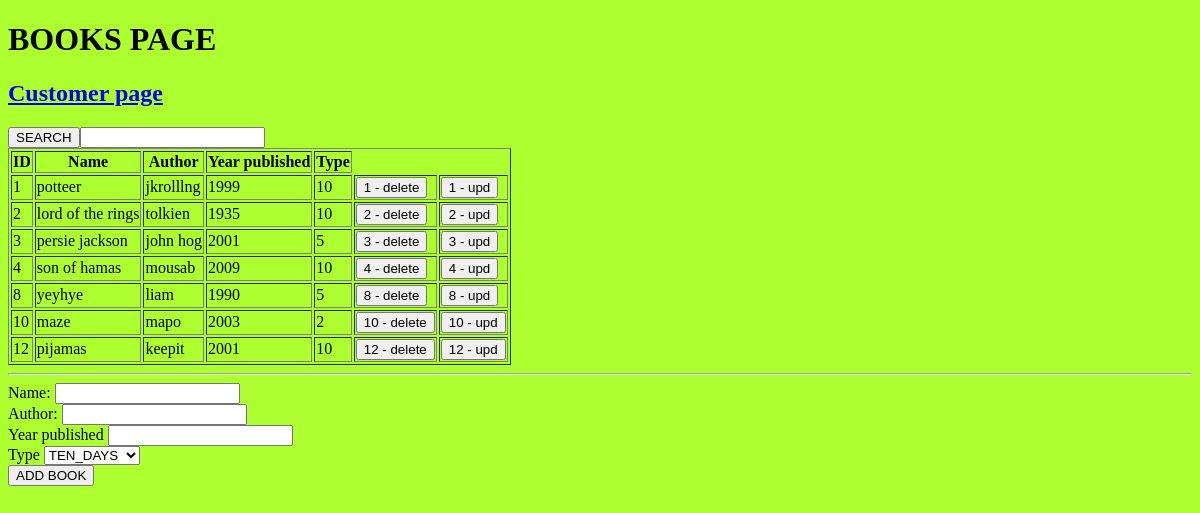
Before: /books with the older database file.
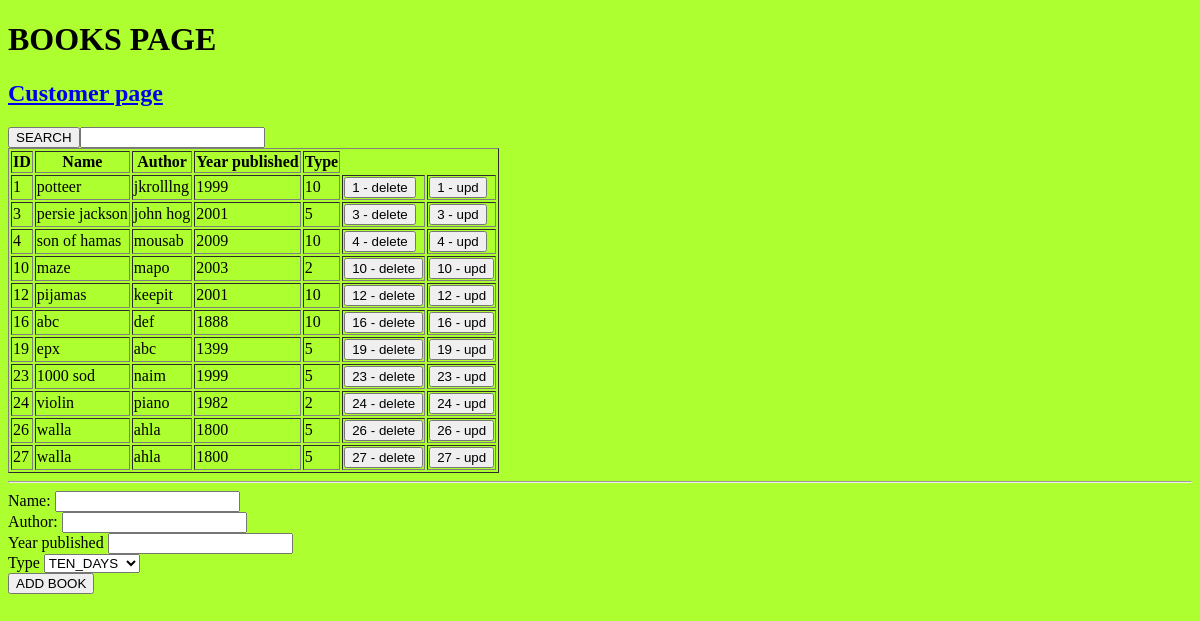
After: the same page with the newer database file.
### tables this page shows
CREATE TABLE books (
                    id INTEGER PRIMARY KEY AUTOINCREMENT,
                    name TEXT NOT NULL,
                    author TEXT NOT NULL,
                    year_published INTEGER NOT NULL,
                    type INTEGER NOT NULL);

### app.py (the view)
@app.route('/books')
def books():
    books = db_orders.get_books()
    return render_template('books.html', book_types = book_types, books = books)

### db_orders.py (called while the page is built)
def get_db_connection():
    conn = sqlite3.connect('library.db')
    conn.row_factory = sqlite3.Row
    return conn

def get_books():
    conn = get_db_connection()
    books = conn.execute('SELECT * FROM books').fetchall()
    return books

### templates/books.html (shortened to what this page needs)
<!DOCTYPE html>
<html lang="en">
<head>
</head>
<body style="background-color: greenyellow">
<h1>BOOKS PAGE</h1>
<a href="/customers"><h2>Customer page</h2></a>
<button>SEARCH</button><input type="text">
<table border="1">
    <thead>
        <tr>
            <th>ID</th>
            <th>Name</th>
            <th>Author</th>
            <th>Year published</th>
            <th>Type</th>
        </tr>
        {% for book in books %}
        <tr>
            <td>{{ book[0] }}</td>
            <td>{{ book[1] }}</td>
            <td>{{ book[2] }}</td>
            <td>{{ book[3] }}</td>
            <td>{{ book[4] }}</td>
            <td><button onclick="delbook('{{book[0] }}')"> {{ book[0] }} - delete</button></td>
            <td><button onclick="updbook('{{book[0] }}')"> {{ book[0] }} - upd</button></td>
        </tr>
        {% endfor %}
    </thead>
<table>
    <hr>
    <form method="POST" action="/new_book">
    <div>
        <label for="name">Name:</label>
        <input type="text" id="name" name="name" required>
    </div>
    <div>
        <label for="author">Author:</label>
        <input type="text" id="author" name="author" required>
    </div>
    <div>
        <label for="year_published">Year published</label>
        <input type="number" id="year_published" name="year_published" required>
    </div>
    <div>
        <label for="type">Type</label>
        <select id="book_type" name="book_type">
            {% for book_type in book_types %}
                <option value="{{ book_type.value }}">{{ book_type.name }}</option>
            {% endfor %}
        </select>
    </div>
    <div>
        <button type="submit">ADD BOOK</button>
    </div>
    </form>
</body>
</html>

Changed rows visible on the page:
removed books: id "2", name "lord of the rings", author "tolkien", year_published "1935", type "10"
removed books: id "8", name "yeyhye", author "liam", year_published "1990", type "5"
added books: id "16", name "abc", author "def", year_published "1888", type "10"
added books: id "19", name "epx", author "abc", year_published "1399", type "5"
added books: id "23", name "1000 sod", author "naim", year_published "1999", type "5"
added books: id "24", name "violin", author "piano", year_published "1982", type "2"
added books: id "26", name "walla", author "ahla", year_published "1800", type "5"
added books: id "27", name "walla", author "ahla", year_published "1800", type "5"
